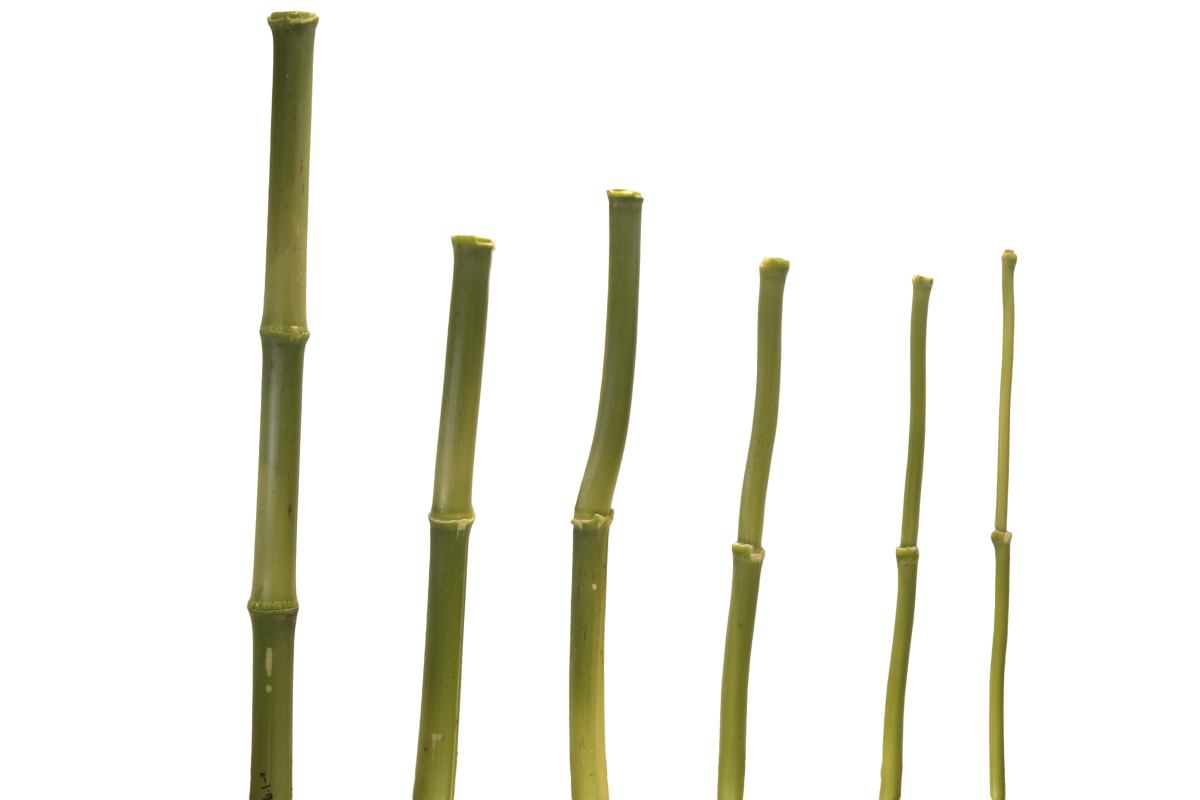
#> input picture test_images/sample_outputs/batch_corn_20250811_01/piscart_whitebg/jpg/set_6_20250811_whitebg.jpg, 6000 x 4000 px (shown at 1/5 size)
$ python -i horizontal_scanline_measurement.py   (imports and definitions only)
#> lines starting #> are read from the running program, lines starting #| are printed output that depends on the picture; after the words box and inside, x2 and y2 are one past the last pixel; in counts of white or black regions, pixels touching at a corner belong together
"""
Horizontal scanline diameter measurement for maize/corn stem images.

This script measures stem diameter using a horizontal scanline approach. At each
node or internode sampling position, the point is first snapped to the skeleton.
A horizontal line is then scanned left and right through the filled stem mask to
find the two stem boundaries. The diameter is reported as the horizontal distance
between those boundaries.

Outputs
-------
1. Overlay image with node labels and horizontal diameter lines.
2. Excel file containing only horizontal scanline diameter measurements.

Expected folder structure
-------------------------
base_batch_dir/
    batch_*/
        piscart_whitebg/tif/*.tif
        yolo_output/labels/*.txt
        analysis_output/

The YOLO label file is expected to contain normalized node detections.
"""

import os
from pathlib import Path

import cv2
import numpy as np
import pandas as pd
from openpyxl import load_workbook
from openpyxl.styles import Font
from openpyxl.worksheet.hyperlink import Hyperlink
from skimage import measure, morphology
import matplotlib.pyplot as plt


# -----------------------------------------------------------------------------
# User settings
# -----------------------------------------------------------------------------

PX_PER_MM_VERTICAL = 8.117542
PX_PER_MM_DIAMETER = 8.0

MIN_NODE_GAP_CM = 2.0
MIN_VALID_ROWS_FOR_NODE_SNAP = 3
SCANLINE_MEDIAN_HALF_WINDOW = 4

# Five representative diameter positions sampled within each internode.
INTERNODE_SAMPLE_FRACTIONS = [0.15, 0.35, 0.50, 0.65, 0.85]

# Drawing settings for publication overlays.
SHOW_SKELETON = False
SHOW_CONTOUR = True

COLOR_CONTOUR = (0, 255, 0)          # green
COLOR_SKELETON = (255, 255, 0)       # cyan
COLOR_SCANLINE = (0, 215, 255)       # bright yellow-green
COLOR_NODE_FILL = (0, 180, 0)        # dark green
COLOR_NODE_OUTLINE = (120, 255, 120) # light green
COLOR_NODE_TEXT = (255, 255, 255)    # white
COLOR_DIAMETER_TEXT = (0, 0, 255)    # red

LINE_THICKNESS = 7
TEXT_SCALE = 2.3
TEXT_THICKNESS = 5
LABEL_X_OFFSET = 32

# Update this path for your local project.
BASE_BATCH_DIR = Path("test_images/sample_outputs")
DIAMETER_LOG_PATH = BASE_BATCH_DIR / "horizontal_scanline_completed_batches.txt"


# -----------------------------------------------------------------------------
# Input/output helpers
# -----------------------------------------------------------------------------

# [19 lines left out: functions read_completed_batches, load_grayscale_image, not called in this run]


def sharpen_with_unsharp_mask(image, radius=3, amount=1.5):
    """Enhance local contrast using a standard unsharp-mask operation."""
    blurred = cv2.GaussianBlur(image, (0, 0), radius)
    return cv2.addWeighted(image, 1 + amount, blurred, -amount, 0)


# [49 lines left out: function load_yolo_node_centers, not called in this run]


# -----------------------------------------------------------------------------
# Stem segmentation and skeleton utilities
# -----------------------------------------------------------------------------

def segment_stem_foreground(gray_image):
    """
    Segment stem pixels from the background using Otsu and adaptive thresholding.

    The threshold direction is selected automatically based on whether the image
    has a light or dark background.
    """
    sharpened = sharpen_with_unsharp_mask(gray_image)
    smoothed = cv2.bilateralFilter(sharpened, 7, 50, 50)

    is_light_background = np.mean(smoothed) > 128
    threshold_type = cv2.THRESH_BINARY_INV if is_light_background else cv2.THRESH_BINARY

    _, otsu_mask = cv2.threshold(smoothed, 0, 255, threshold_type + cv2.THRESH_OTSU)
    adaptive_mask = cv2.adaptiveThreshold(
        smoothed,
        255,
        cv2.ADAPTIVE_THRESH_GAUSSIAN_C,
        threshold_type,
        31,
        2,
    )

    combined_mask = cv2.bitwise_or(otsu_mask, adaptive_mask)
    filled_mask = connect_and_fill_stem_mask(combined_mask, connect_distance=15)

    return sharpened, filled_mask


def connect_and_fill_stem_mask(binary_image, connect_distance=15):
    """Connect small gaps and fill holes inside the segmented stem mask."""
    binary = (binary_image > 0).astype(np.uint8) * 255

    kernel = cv2.getStructuringElement(
        cv2.MORPH_ELLIPSE,
        (connect_distance, connect_distance),
    )
    connected = cv2.morphologyEx(binary, cv2.MORPH_CLOSE, kernel, iterations=2)

    inverted = cv2.bitwise_not(connected)
    height, width = inverted.shape[:2]
    flood_mask = np.zeros((height + 2, width + 2), np.uint8)
    flood_filled = inverted.copy()
    cv2.floodFill(flood_filled, flood_mask, (0, 0), 255)

    holes = cv2.bitwise_not(flood_filled)
    filled = connected | holes
    filled = cv2.morphologyEx(filled, cv2.MORPH_CLOSE, np.ones((5, 5), np.uint8), iterations=1)

    return filled


# [762 lines left out: functions extract_stem_contours, skeletonize_stem_region, snap_point_to_skeleton_row, snap_point_to_nearest_skeleton, find_horizontal_stem_boundaries, measure_horizontal_scanline_diameter and 6 more, not called in this run]


# [2 lines not run here, left out]

>>> import cv2
>>> picture = cv2.imread('test_images/sample_outputs/batch_corn_20250811_01/piscart_whitebg/jpg/set_6_20250811_whitebg.jpg', cv2.IMREAD_GRAYSCALE)
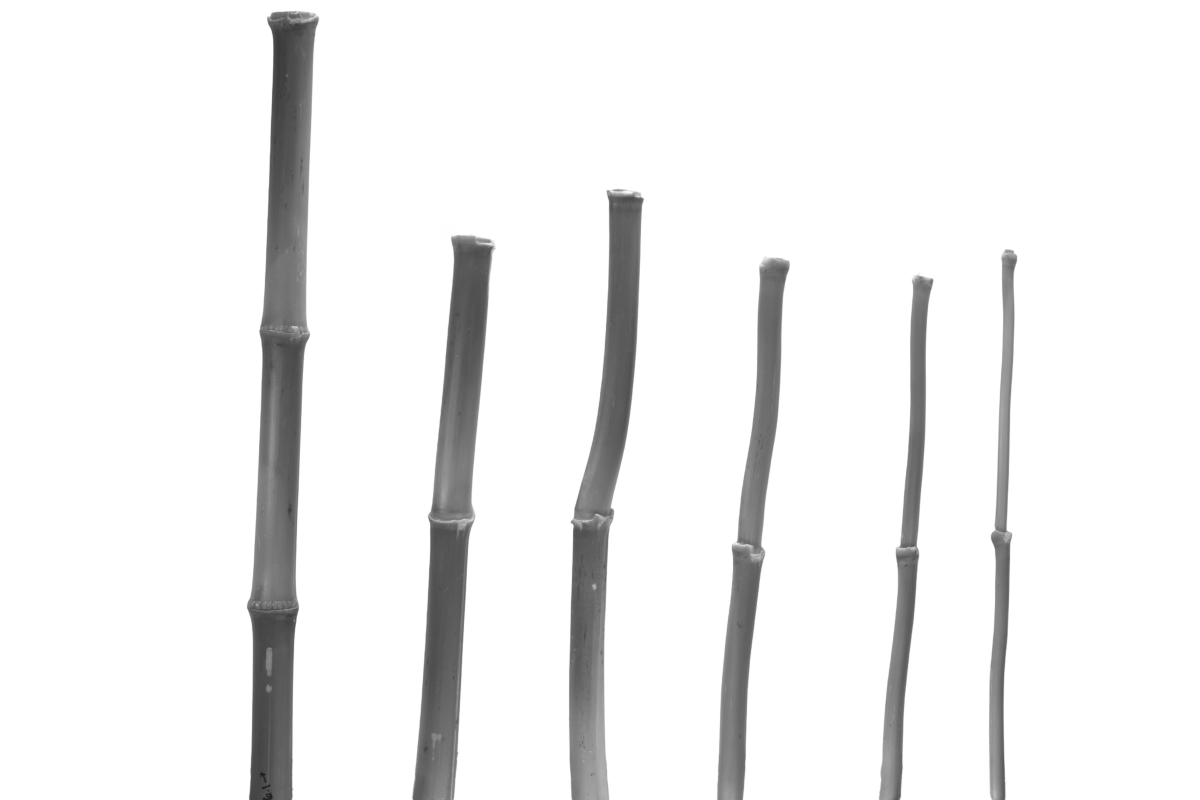
#> picture: shape (4000, 6000) (shown at 1/5 size); min 21, max 255, mean 239
>>> result = segment_stem_foreground(picture)
#> in segment_stem_foreground, `is_light_background = np.mean(smoothed) > 128`: is_light_background = True
#> in segment_stem_foreground, `threshold_type = cv2.THRESH_BINARY_INV if is_light_background else cv2..`: threshold_type = 1
#> in segment_stem_foreground, `_, otsu_mask = cv2.threshold(smoothed, 0, 255, threshold_type + cv2.TH..`:
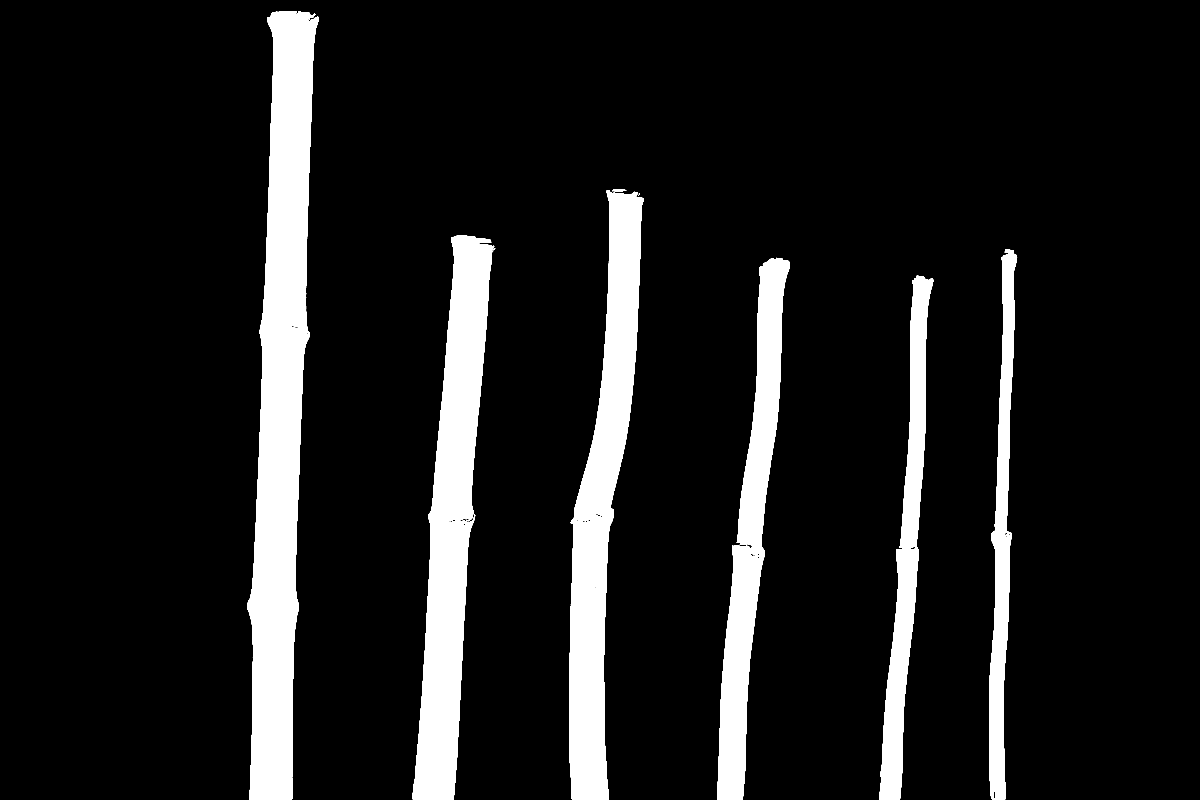
#> otsu_mask: shape (4000, 6000) (shown at 1/5 size); 10.9% white; 12 white regions (2 under 20 px), largest, box (x1, y1, x2, y2) and area: (1235, 56, 1594, 4000) 816799, (2063, 1177, 2471, 4000) 539488, (2845, 952, 3219, 4000) 510871
#> in segment_stem_foreground, `adaptive_mask = cv2.adaptiveThreshold( smoothed, 255, cv2.ADAPTIVE_THR..`:
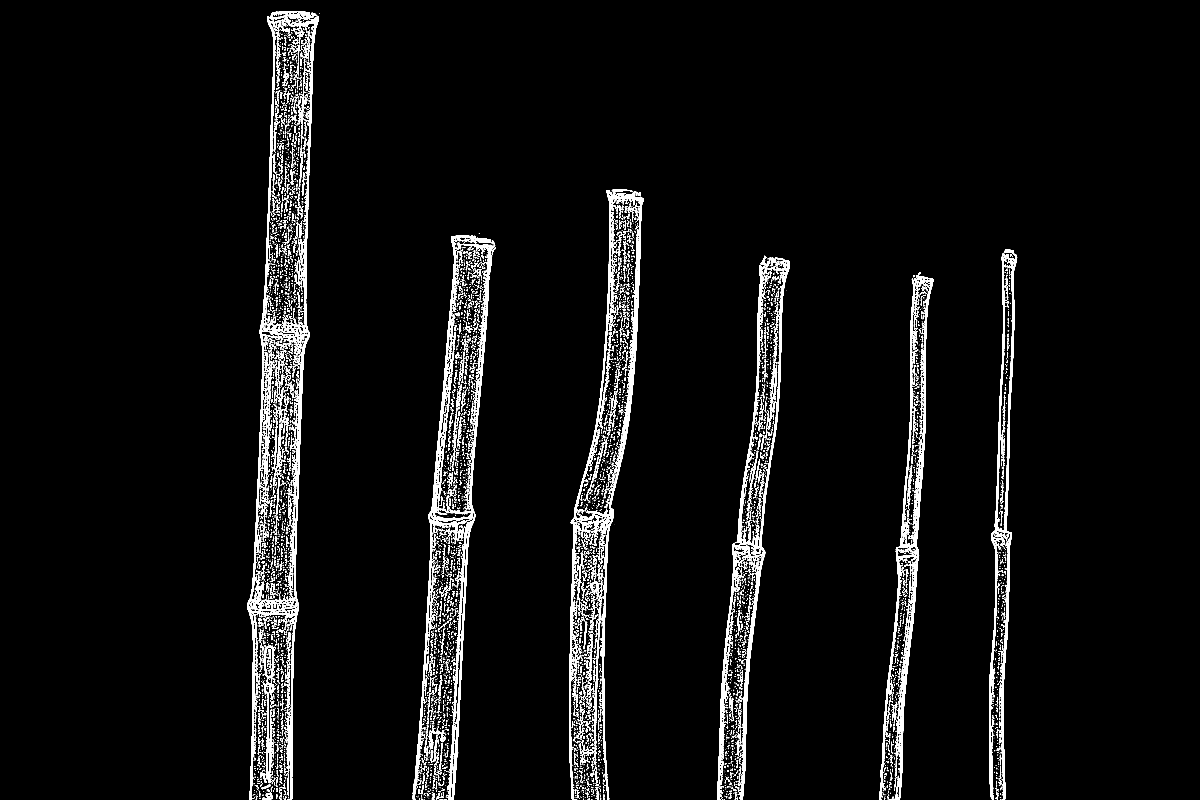
#> adaptive_mask: shape (4000, 6000) (shown at 1/5 size); 3.5% white; 11460 white regions (7442 under 20 px), largest, box (x1, y1, x2, y2) and area: (1235, 55, 1595, 4000) 99862, (2063, 1176, 2479, 4000) 62818, (4395, 1391, 4667, 4000) 62798
#> in segment_stem_foreground, `combined_mask = cv2.bitwise_or(otsu_mask, adaptive_mask)`: combined_mask: shape (4000, 6000); 10.9% white; 18 white regions (6 under 20 px), largest, box (x1, y1, x2, y2) and area: (1235, 55, 1595, 4000) 817409, (2063, 1176, 2479, 4000) 540557, (2845, 951, 3219, 4000) 511493
#> in connect_and_fill_stem_mask, `connected = cv2.morphologyEx(binary, cv2.MORPH_CLOSE, kernel, iteratio..`: connected: shape (4000, 6000); 11% white; 8 white regions (2 under 20 px), largest, box (x1, y1, x2, y2) and area: (1235, 55, 1599, 4000) 819154, (2063, 1168, 2479, 4000) 543363, (2845, 946, 3219, 4000) 515366, (3586, 1279, 3948, 4000) 347739, (4395, 1361, 4667, 4000) 231373, (4946, 1247, 5086, 4000) 178052
#> in connect_and_fill_stem_mask, `inverted = cv2.bitwise_not(connected)`:
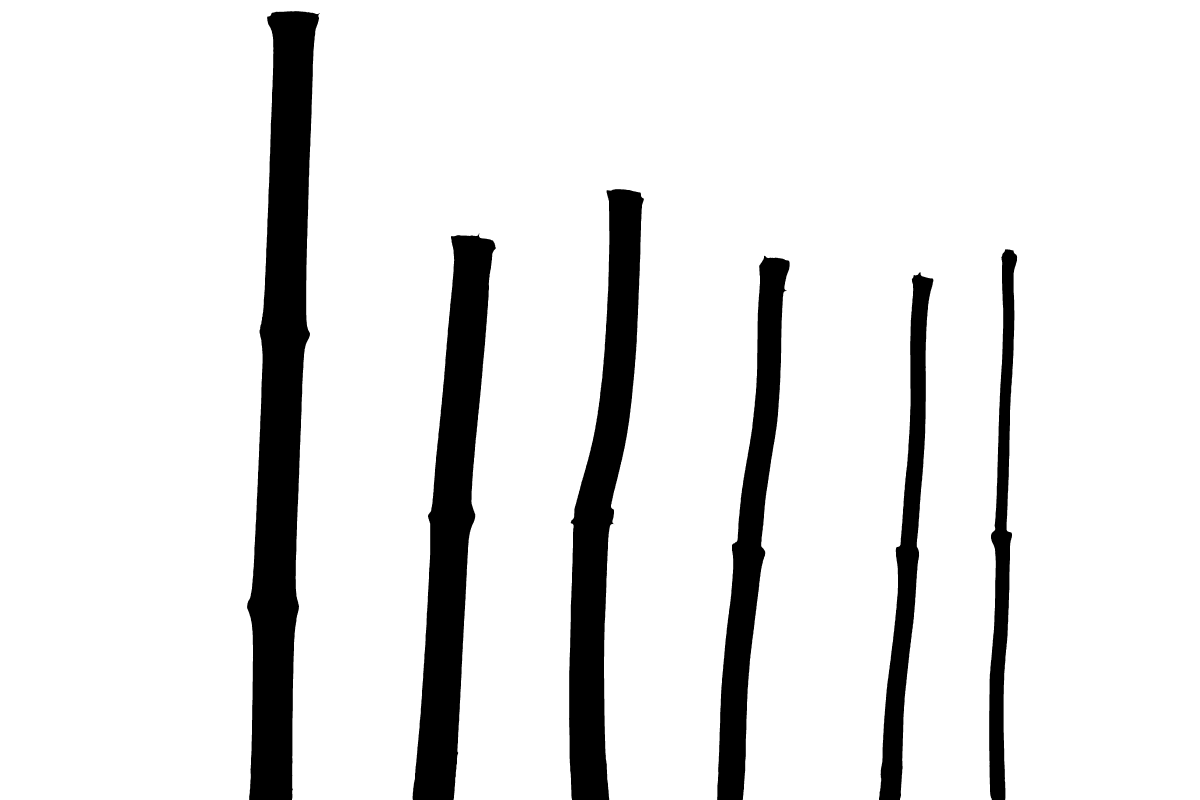
#> inverted: shape (4000, 6000) (shown at 1/5 size); 89% white; 8 black regions (2 under 20 px), largest, box (x1, y1, x2, y2) and area: (1235, 55, 1599, 4000) 819154, (2063, 1168, 2479, 4000) 543363, (2845, 946, 3219, 4000) 515366, (3586, 1279, 3948, 4000) 347739, (4395, 1361, 4667, 4000) 231373, (4946, 1247, 5086, 4000) 178052
#> in connect_and_fill_stem_mask, `filled = cv2.morphologyEx(filled, cv2.MORPH_CLOSE, np.ones((5, 5), np...`: filled: shape (4000, 6000); 11% white; 8 white regions (2 under 20 px), largest, box (x1, y1, x2, y2) and area: (1235, 55, 1599, 4000) 819163, (2063, 1168, 2479, 4000) 543372, (2845, 946, 3219, 4000) 515368, (3586, 1279, 3948, 4000) 347747, (4395, 1361, 4667, 4000) 231373, (4946, 1247, 5086, 4000) 178054
